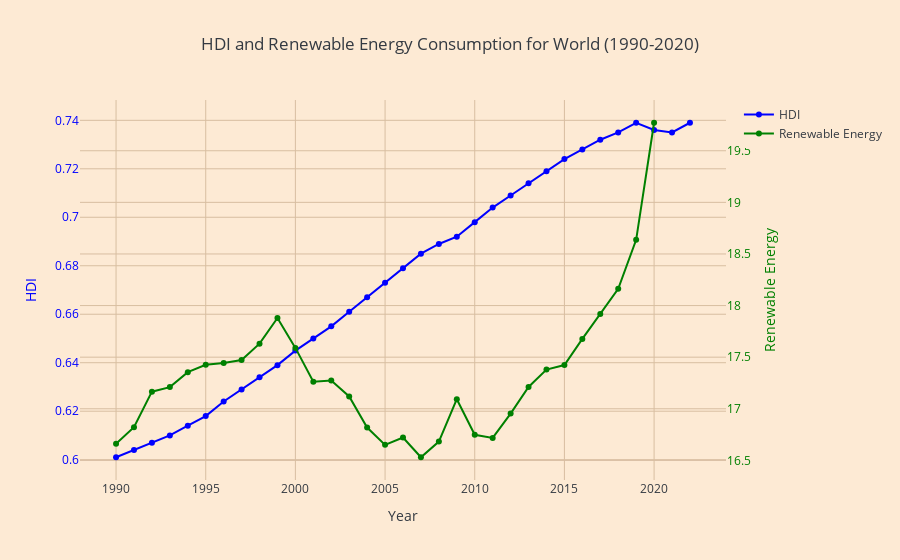

This figure's notebook cell:
### Markdown cell above
## Argument 3: Toename van HDI zorgt voor een toename aan verduurzaming

We zien dat in de afgelopen jaren de wereldwijde HDI lineair is gestegen, terwijl het aantal hernieuwbare energieen vanaf 2010 exponentieel is toegenomen. 
Deze exponentiele toename aan hernieuwbare energieen laat zien dat we sinds kort het belang van het klimaat inzien en als gevolg ons meer bezig houden met het verduurzamen van energiebronnen.

De positieve correlatie tussen de stijging van HDI en het gebruik van hernieuwbare energie ondersteunt het argument dat hogere niveaus van menselijke ontwikkeling kunnen leiden tot duurzamere milieuprestaties.

### Code cell
%run hdi_renewables.ipynb

### Figure 1 — Plotly figure (JSON) as saved in the notebook; plotly's stock layout.template omitted (floating-point values rounded to 4 significant figures)
{"data": [{"line": {"color": "blue"}, "mode": "markers+lines", "name": "HDI", "type": "scatter", "x": [1990, 1991, 1992, 1993, 1994, 1995, 1996, 1997, 1998, 1999, 2000, 2001, 2002, 2003, 2004, 2005, 2006, 2007, 2008, 2009, 2010, 2011, 2012, 2013, 2014, 2015, 2016, 2017, 2018, 2019, 2020, 2021, 2022], "y": [0.601, 0.604, 0.607, 0.61, 0.614, 0.618, 0.624, 0.629, 0.634, 0.639, 0.645, 0.65, 0.655, 0.661, 0.667, 0.673, 0.679, 0.685, 0.689, 0.692, 0.698, 0.704, 0.709, 0.714, 0.719, 0.724, 0.728, 0.732, 0.735, 0.739, 0.736, 0.735, 0.739]}, {"line": {"color": "green"}, "mode": "markers+lines", "name": "Renewable Energy", "type": "scatter", "x": [1990, 1991, 1992, 1993, 1994, 1995, 1996, 1997, 1998, 1999, 2000, 2001, 2002, 2003, 2004, 2005, 2006, 2007, 2008, 2009, 2010, 2011, 2012, 2013, 2014, 2015, 2016, 2017, 2018, 2019, 2020, 2021, 2022], "y": [16.66, 16.82, 17.17, 17.21, 17.35, 17.43, 17.44, 17.47, 17.63, 17.88, 17.59, 17.26, 17.27, 17.12, 16.82, 16.65, 16.72, 16.53, 16.68, 17.09, 16.75, 16.72, 16.95, 17.21, 17.38, 17.42, 17.68, 17.92, 18.16, 18.64, 19.77, null, null], "yaxis": "y2"}], "layout": {"autosize": true, "title": {"text": "HDI and Renewable Energy Consumption for World (1990-2020)"}, "xaxis": {"autorange": true, "range": [1988.0, 2024.0], "title": {"text": "Year"}, "type": "linear"}, "yaxis": {"autorange": true, "range": [0.5896, 0.7504], "tickfont": {"color": "blue"}, "title": {"font": {"color": "blue"}, "text": "HDI"}, "type": "linear"}, "yaxis2": {"autorange": true, "overlaying": "y", "range": [16.26, 20.04], "side": "right", "tickfont": {"color": "green"}, "title": {"font": {"color": "green"}, "text": "Renewable Energy"}, "type": "linear"}}}
